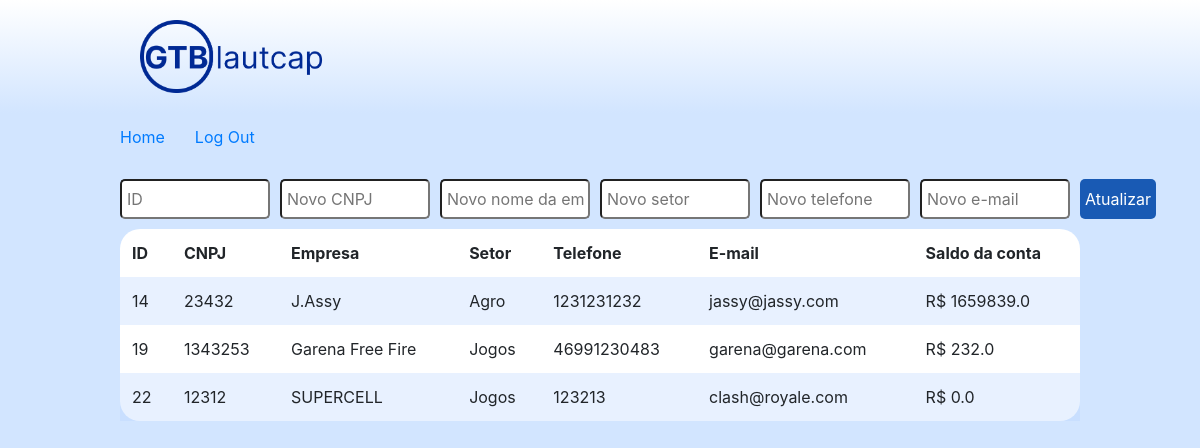
Before: /changePJ (signed in) with the older database file.
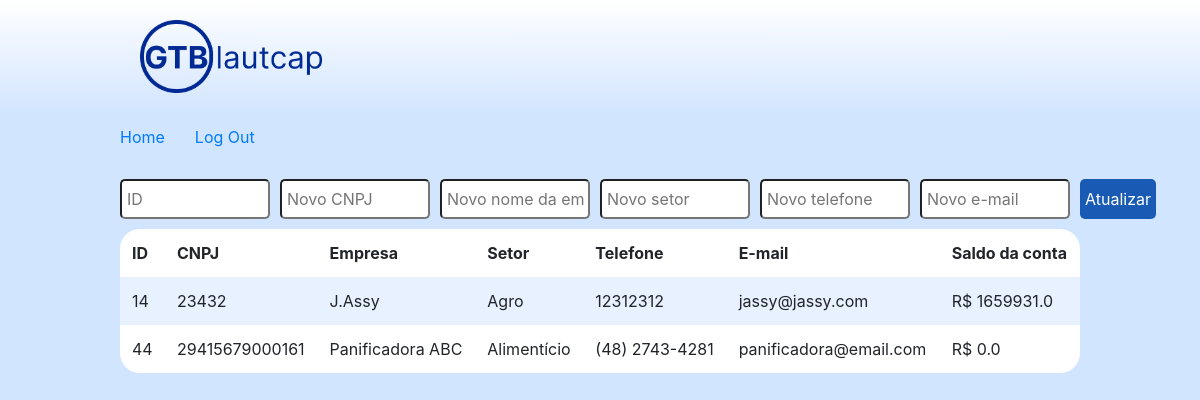
After: the same page with the newer database file.
### gtb/models.py (models this page shows, shortened)
class PessoaJuridica(models.Model):
    user             = models.OneToOneField(User, on_delete=models.CASCADE)
    CNPJ             = models.CharField(max_length=14, null=False, blank=False, primary_key=True)
    nome_da_empresa  = models.CharField(max_length=64, null=False, blank=False)
    telefone         = models.CharField(max_length=8, null=False, blank=False)
    setor            = models.CharField(max_length=64, null=False, blank=False)
    saldo_da_conta   = models.FloatField(default=0, null=False, blank=False)
    agencia          = models.ForeignKey(Agencia, on_delete=models.CASCADE, null=True, blank=True)

class User(AbstractUser):
    is_pessoaFisica = models.BooleanField(default=False)
    is_pessoaJuridica = models.BooleanField(default=False)
    is_agencia = models.BooleanField(default=False)
    is_gerentePF = models.BooleanField(default=False)
    is_gerentePJ = models.BooleanField(default=False)

### gtb/viewGerentePJ.py (the view)
# urls.py: path("changePJ", viewGerentePJ.changePJ, name="atualizarPJ"),
@login_required
def changePJ(request):
    pessoasJuridicas = models.PessoaJuridica.objects.all()
    if request.method == "POST":
        ID = request.POST["ID"]
        CNPJ = request.POST["CNPJ"]
        newCompleteName = request.POST["nome_completo"]
        newSetor = request.POST["setor"]
        newPhone = request.POST["telefone"]
        newEmail = request.POST["email"]
        if ID:
            cliente = models.PessoaJuridica.objects.filter(user_id=ID)
            usuario = models.User.objects.filter(id=ID)
            if CNPJ != "" and CNPJ != None:
                cliente.update(CNPJ=CNPJ)
            if newSetor != "" and newSetor != None:
                cliente.update(setor=newSetor)
            if newPhone != "" and newPhone != None:
                cliente.update(telefone=newPhone)
            if newCompleteName != "" and newCompleteName != None:
                cliente.update(nome_da_empresa=newCompleteName)
            if newEmail != "" and newEmail != None:
                usuario.update(email=newEmail)
        return render(request, "gtb/atualizarPJ.html", {
            "pessoasJuridicas": pessoasJuridicas
            })
    else:
        return render(request, "gtb/atualizarPJ.html", {
            "pessoasJuridicas": pessoasJuridicas
            })

### gtb/templates/gtb/atualizarPJ.html (shortened to what this page needs)
{% extends "gtb/layout.html" %}
{% load filter %}
{% load static %}
{% block head %}
    <link href="{% static 'gtb/acoes.css' %}" rel="stylesheet">
{% endblock %}
{% block body %}
    <form action="{% url 'atualizarPJ' %}" method="post">
        <div class="formDiv">
            <div class="divComprarAcoes">
                <input class="textoProcurarAcao" type="text" name="ID" placeholder="ID">
                <input class="textoProcurarAcao" type="text" name="CNPJ" placeholder="Novo CNPJ">
                <input class="textoProcurarAcao" type="text" name="nome_completo" placeholder="Novo nome da empresa">
                <input class="textoProcurarAcao" type="text" name="setor" placeholder="Novo setor">
                <input class="textoProcurarAcao" type="text" name="telefone" placeholder="Novo telefone">
                <input class="textoProcurarAcao" type="text" name="email" placeholder="Novo e-mail">
                <button class="botaoProcurarAcao" type="submit" name="botaoVenderAcao">Atualizar</button>
            </div>
            <div class="tableDiv">
                <table>
                    <thead>
                        <tr>
                            <th>ID</th>
                            <th>CNPJ</th>
                            <th>Empresa</th>
                            <th>Setor</th>
                            <th>Telefone</th>
                            <th>E-mail</th>
                            <th>Saldo da conta</th>
                        </tr>
                    </thead>
                    <tbody>
                        {% for pj in pessoasJuridicas %}
                            <tr>
                                <td>{{ pj.user_id }}</td>
                                <td>{{ pj.CNPJ }}</td>
                                <td>{{ pj.nome_da_empresa }}</td>
                                <td>{{ pj.setor }}</td>
                                <td>{{ pj.telefone }}</td>
                                <td>{{ pj.user.email }}</td>
                                <td>R$ {{ pj.saldo_da_conta }}</td>
                            </tr>
                        {% endfor %}
                    </tbody>
                </table>
            </div>
        </div>
    </form>
{% endblock %}

Changed rows visible on the page:
removed PessoaJuridica: user_id "19", CNPJ "1343253", nome_da_empresa "Garena Free Fire", setor "Jogos", telefone "46991230483", user.email "garena@garena.com", saldo_da_conta "232.0"
removed PessoaJuridica: user_id "22", CNPJ "12312", nome_da_empresa "SUPERCELL", setor "Jogos", telefone "123213", user.email "clash@royale.com", saldo_da_conta "0.0"
changed PessoaJuridica "J.Assy": telefone "1231231232" → "12312312"; saldo_da_conta "1659839.0" → "1659931.0"
added PessoaJuridica: user_id "44", CNPJ "29415679000161", nome_da_empresa "Panificadora ABC", setor "Alimentício", telefone "(48) 2743-4281", user.email "panificadora@email.com", saldo_da_conta "0.0"
